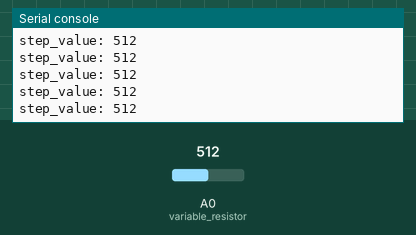
A program run on a simulated ESP8266 board running MicroPython. Shown: the last lines printed to the serial console. Inputs (shaded band) come from the test bench; at power-on: A0 (variable_resistor) = 512 (analog values on the 0–1023 scale).

Above: at 1.2 s.
1.3 s: A0 (variable_resistor) set to 716
At 1.56 s:
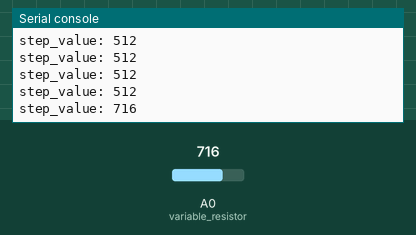
2.8 s: A0 (variable_resistor) set to 900
At 2.96 s:
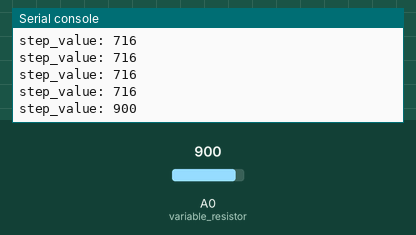
Timing chart, 0 to 5.8 s (numbered marks = the images above; inputs shaded):
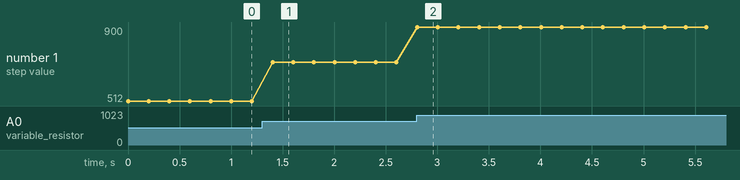

The program:

Variable_Resistor.py
```python
import machine
from machine import ADC
import utime

#A0 = Variable resister middle pin (Sensor Output)
#ADC 10bit resolution = 0-1024

variable_resistor = machine.ADC(0)

while True:
    adc_value = variable_resistor.read()
    print('step_value:',adc_value)
    utime.sleep_ms(200)
```

Measured:
- after the input at 1.3 s, the serial console: prints a new line after 0.10 s (image 1)
- after the input at 2.8 s, the serial console: prints a new line at once (image 2)
- plotted number 1: 512 → 716 after the input at 1.3 s, 716 → 900 after the input at 2.8 s
